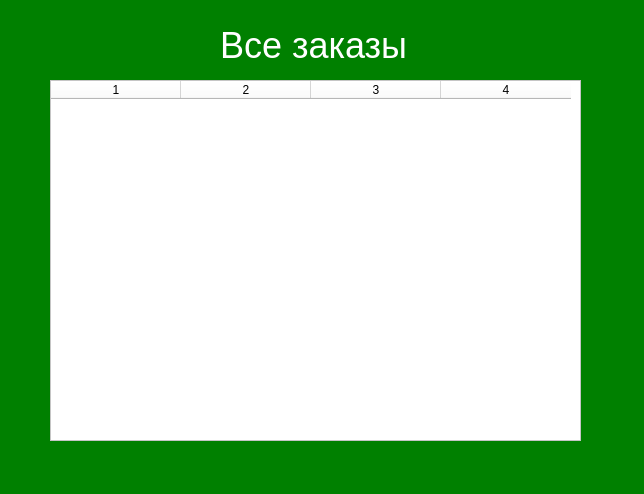
<?xml version="1.0" encoding="UTF-8"?>
<ui version="4.0">
 <class>AllOrders</class>
 <widget class="QDialog" name="AllOrders">
  <property name="geometry">
   <rect>
    <x>0</x>
    <y>0</y>
    <width>644</width>
    <height>494</height>
   </rect>
  </property>
  <property name="windowTitle">
   <string>Dialog</string>
  </property>
  <property name="styleSheet">
   <string notr="true">background-color: green;
</string>
  </property>
  <widget class="QLabel" name="label">
   <property name="geometry">
    <rect>
     <x>220</x>
     <y>20</y>
     <width>191</width>
     <height>51</height>
    </rect>
   </property>
   <property name="styleSheet">
    <string notr="true">color: white;
font-size:36px</string>
   </property>
   <property name="text">
    <string>Все заказы</string>
   </property>
  </widget>
  <widget class="QTableWidget" name="tableWidget">
   <property name="geometry">
    <rect>
     <x>50</x>
     <y>80</y>
     <width>531</width>
     <height>361</height>
    </rect>
   </property>
   <property name="styleSheet">
    <string notr="true">background-color: white</string>
   </property>
   <property name="columnCount">
    <number>4</number>
   </property>
   <attribute name="horizontalHeaderDefaultSectionSize">
    <number>130</number>
   </attribute>
   <column/>
   <column/>
   <column/>
   <column/>
  </widget>
 </widget>
 <resources/>
 <connections/>
</ui>
